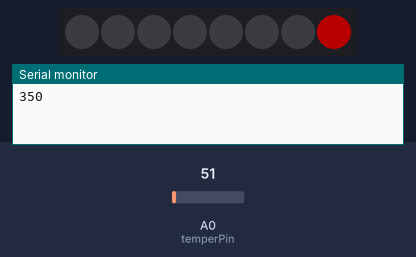
The sketch below on a simulated Arduino Uno, built with avr-gcc and run on an emulated ATmega328P. Parts: 8 RGB LEDs in strip order, left to right, the last lines printed to the serial monitor. The inputs (shaded band) are chosen by the test bench; at power-on: A0 (temperPin) = 51. Dim RGB values are drawn brighter than linear.

Above: at 0.15 s.
At 1.05 s:
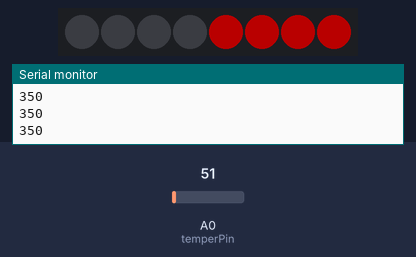
At 1.65 s:
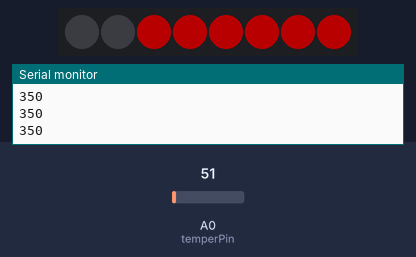
At 2.2 s:
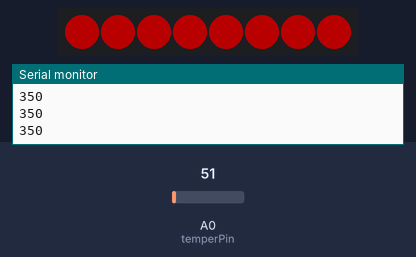

The sketch:

temper.ino
```cpp
/*
 * Скетч написан Arduinology
 *
 * https://github.com/arduinologyz
 * itkudrin@gmail.com
 *
 * Применяйте и модифицируйте свободно при условии упоминания автора и размещения ссылки https://github.com/arduinologyz.
 */

#include <WS2812FX.h>


//Количество светодиодов в полоске
#define LED_COUNT 8
//Куда подключается вход светодиодной полоски
#define LED_PIN 13

//Массив для хранения сменяющихся цветов
int32_t leds[LED_COUNT];

//Переменные цветов
int32_t color_cold;
int32_t color_normal;
int32_t color_hot;

//Переменные граничных значений температур
int hot_value = 0;
int room_value = 500;
int cold_value = 700;

//Инициализируем библиотеку со светодиодами
WS2812FX ws2812fx = WS2812FX(LED_COUNT, LED_PIN, NEO_GRB + NEO_KHZ800);

//Пин, куда подключается вывод датчика температуры
const int temperPin = 14;

//Стартовая настройка системы
void setup() {

  //Зададим граничные значения температуры. Чем выше температура, тем ниже считываемые с датчика показания - обратная зависимость.

  //Горячо
 hot_value = 350;

  //Средне
 room_value = 450;

 //Холодно
 cold_value = 550;

  //Обнулим значения уветов полоски
  for (int i=0;i<LED_COUNT;i++) leds[i] = BLACK;

  //Цвет холода
  color_cold = ws2812fx.Color(0,0,255);

  //Цвет комнатной температуры (средний)
  color_normal = ws2812fx.Color(0,255,0);

  //Цвет, когда жарко
  color_hot = ws2812fx.Color(255,0,0);

  //Запускаем библиотеку светодиодов
  ws2812fx.init();
  ws2812fx.setBrightness(70);
  //ws2812fx.setSpeed(30000);
  //ws2812fx.setColor(GREEN);
  //ws2812fx.setMode(FX_MODE_STATIC);
  //ws2812fx.start();

  //Стартуем возможность выводить информацию с системы на UART (и далее через последовательный порт в подключенный компьютер)
  Serial.begin(115200);

  //Установим пин датчика температуры на вход
  pinMode(temperPin,INPUT);
}

void loop() {


  //Считаем значение температуры
  int temp = analogRead(temperPin);

  //Проверим границы, если выходит за них - установим граничные значения показаний
  if (temp>cold_value) temp = cold_value;
  if (temp<hot_value) temp = hot_value;


  //Переменная процента смешения цветов от холода к среднему, от среднего к жаркому
  int percent;

  //Компоненты цветов для смешения в процентном сотношении
  uint8_t r1,r2,r3,g1,g2,g3,b1,b2,b3;

  //Посчитаем процент для смешения цветов
  if (temp<room_value){

     r1 = 255; g1 = 0; b1 = 0;
     r2 = 0; g2 = 255; b2 = 0;
     percent = (double)(temp-hot_value)*100/(room_value-hot_value);
  } else {
     r1 = 0; g1 = 255; b1 = 0;
     r2 = 0; g2 = 0; b2 = 255;
     percent = (double)(temp-room_value)*100/(cold_value-room_value);
  }

  //Рассчитаем компоненты итогового цвета
  r3 = (uint32_t)(100-percent)*r1/100 + (uint32_t)percent*r2/100;
  g3 = (uint32_t)(100-percent)*g1/100 + (uint32_t)percent*g2/100;
  b3 = (uint32_t)(100-percent)*b1/100 + (uint32_t)percent*b2/100;

  //Запишем последнее измерение температуры в массив, сместив старые значения на единицу
  for (int i=0;i<(LED_COUNT-1);i++) leds[i] = leds[i+1];
  leds[LED_COUNT-1] = ws2812fx.Color(r3,g3,b3);

  //Запишем значения в светодиодную ленту
  for (int i=0;i<LED_COUNT;i++) ws2812fx.setPixelColor(i,leds[i]);

  //Покажем цвета
  ws2812fx.show();
  ws2812fx.service();

  //Выведем информацию о значении температуры на подключенный компьютер
  Serial.println(temp);

  //Обеспечим задержку в 0.3 секунды для наглядности заполнения
  delay(300);
}
```
